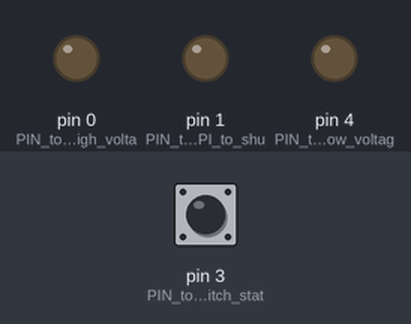
The sketch below on a simulated Arduino Uno, built with avr-gcc and run on an emulated ATmega328P. Shown: output pins drawn as LEDs (lit = HIGH). The test bench sets the inputs (shaded band); at power-on: pin 3 (PIN_to_detect_switch_stat) HIGH.

Above: at 1.3 s.
1.4 s: pin 3 (PIN_to_detect_switch_stat) pulled LOW for 0.15 s
At 3.6 s:
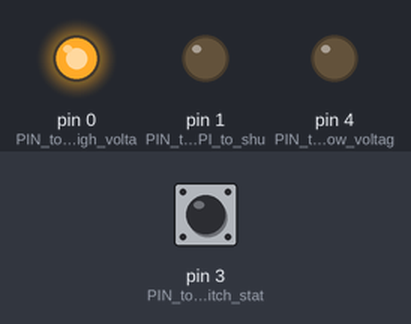
3.9 s: pin 3 (PIN_to_detect_switch_stat) pulled LOW for 3.2 s
At 5.3 s:
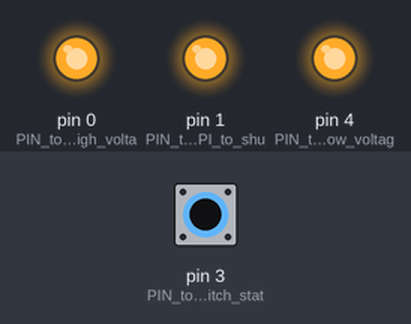
Timing chart, 0 to 18.6 s (numbered marks = the images above; inputs shaded):
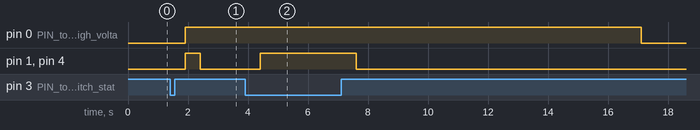

Measured:
- after the input at 1.4 s, pin 0 (PIN_to_control_high_volta): LOW → HIGH after 0.50 s; pin 1 (PIN_to_notify_RSPI_to_shu), pin 4 (PIN_to_control_low_voltag): LOW → HIGH after 0.50 s, → LOW 0.50 s later
- after the input at 3.9 s, pin 0 (PIN_to_control_high_volta): HIGH → LOW after 13.2 s instead of 8.0 s; pin 1 (PIN_to_notify_RSPI_to_shu), pin 4 (PIN_to_control_low_voltag): LOW → HIGH after 0.50 s, → LOW 3.2 s later

The sketch:

power.ino.ino
```cpp
// app_mode 0 = device is ON
// app_mode 1 = device is OFF


int app_mode = 0;
int switch_status = HIGH;
unsigned long time_pressed = 0;

// the setup function runs once when you press reset or power the board
void setup()
  {
  pinMode(1, OUTPUT);         //PIN to notify RSPI to shut down
  pinMode(0, OUTPUT);         //PIN to control high voltage for power amplifier
  pinMode(4, OUTPUT);         //PIN to control low voltage for raspi and audio
  pinMode(3, INPUT_PULLUP);   //PIN to detect switch status
  digitalWrite(1, LOW);
  digitalWrite(0, LOW);
  digitalWrite(4, LOW);
  }

// the loop function runs over and over again forever
void loop()
  {
  unsigned long now = millis();
  if (app_mode == 0)
    {
    switch_status = digitalRead(3);   // read power switch
    if (switch_status == HIGH)
      {
      delay(500);
      if (switch_status == HIGH)
        {
        app_mode = 1;
        time_pressed = now;
        digitalWrite(1, LOW);
        digitalWrite(4, LOW);
        }
      }
    }
  if (app_mode == 1)
    {
    if (now - time_pressed > 10000)
      {
      digitalWrite(0, LOW);
      }
    switch_status = digitalRead(3);   // read power switch
    if (switch_status == LOW)
      {
      delay(500);
      if (switch_status == LOW)
        {
        app_mode = 0;
        digitalWrite(1, HIGH);
        digitalWrite(0, HIGH);
        digitalWrite(4, HIGH);
        }
      }
    }
  }
```
